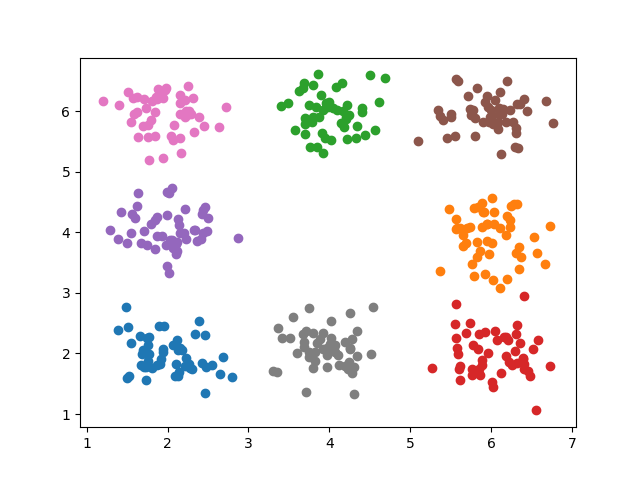

Reproduce this figure in Python.
import torch
import torch.distributions as tdist

import matplotlib.pyplot as plt


# Centerpoint is (4, 4)
# the keypoint is (2, 2), (4, 2), (6, 2), (2, 4) (6, 4), (6, 2), (6, 4) , (6, 6)


def dataset_generator():
    a = tdist.Normal(torch.Tensor([2.0, 2.0]), torch.Tensor([0.25]))
    b = tdist.Normal(torch.Tensor([2.0, 4.0]), torch.Tensor([0.25]))
    c = tdist.Normal(torch.Tensor([2.0, 6.0]), torch.Tensor([0.25]))
    d = tdist.Normal(torch.Tensor([4.0, 2.0]), torch.Tensor([0.25]))
    e = tdist.Normal(torch.Tensor([4.0, 6.0]), torch.Tensor([0.25]))
    f = tdist.Normal(torch.Tensor([6.0, 2.0]), torch.Tensor([0.25]))
    g = tdist.Normal(torch.Tensor([6.0, 4.0]), torch.Tensor([0.25]))
    h = tdist.Normal(torch.Tensor([6.0, 6.0]), torch.Tensor([0.25]))


    class_a = a.sample((50,))
    class_b = b.sample((50,))
    class_c = c.sample((50,))
    class_d = d.sample((50,))
    class_e = e.sample((50,))
    class_f = f.sample((50,))
    class_g = g.sample((50,))
    class_h = h.sample((50,))
    group = [class_a, class_b, class_c, class_d, class_e, class_f, class_g, class_h]

    return group




if __name__ == '__main__':
    fig, ax = plt.subplots()
    group = dataset_generator()
    for i, classofg in enumerate(group):
        ax.scatter(classofg[:,0], classofg[:, 1], marker='o', label=str(i+1))
    plt.show()
    plt.savefig('dataset.png')
    print('\u2713 Dataset Generator - Checked')
